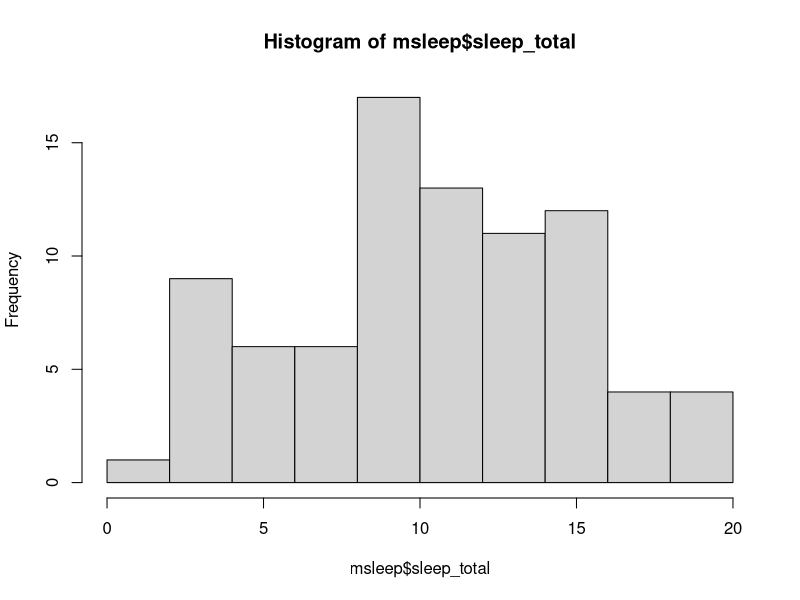
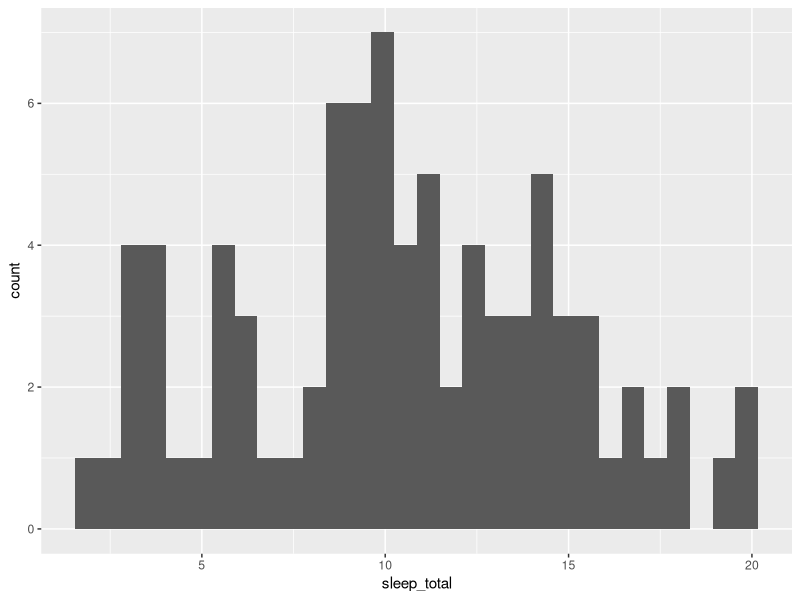
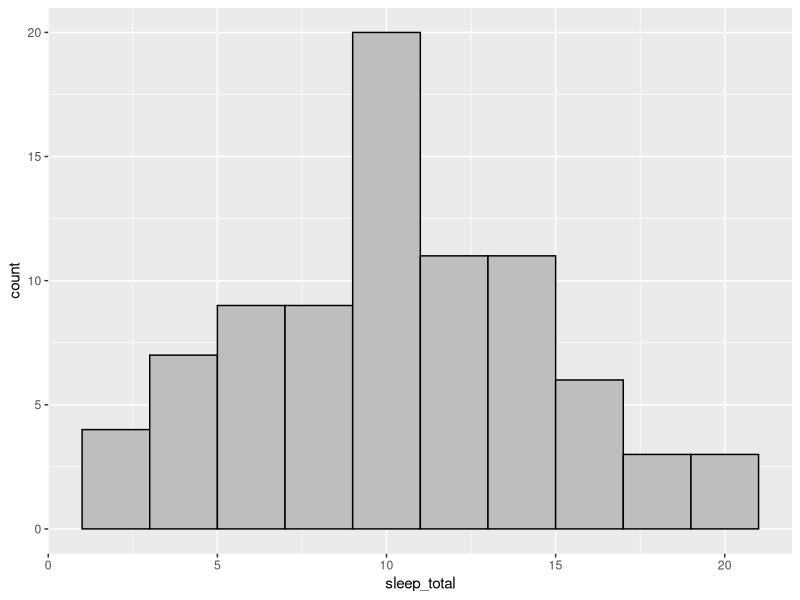
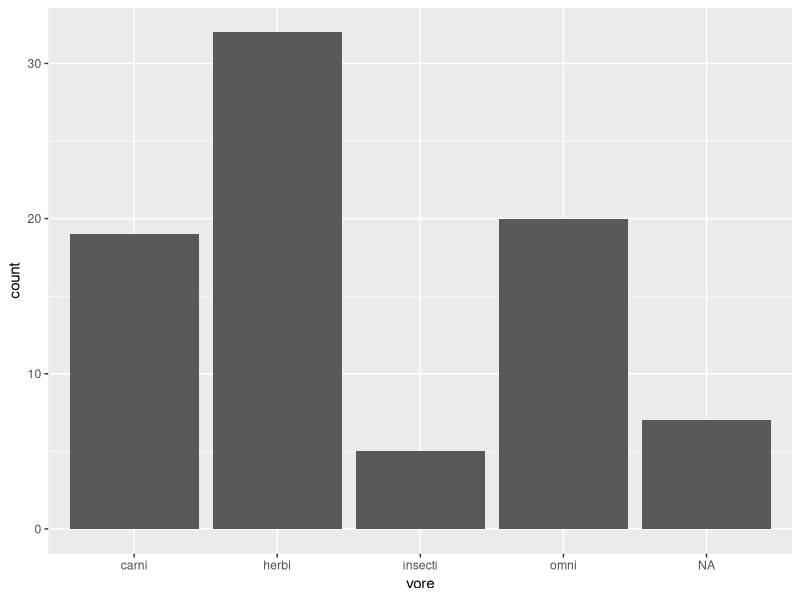
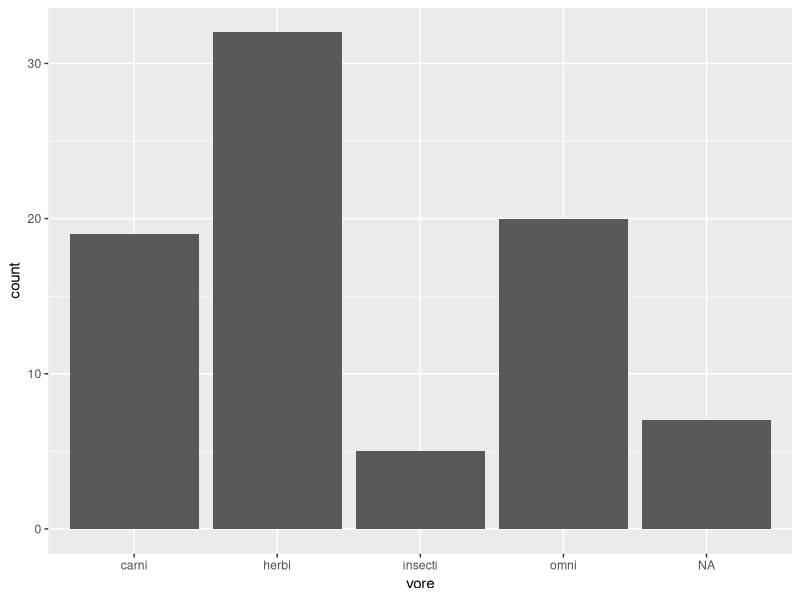
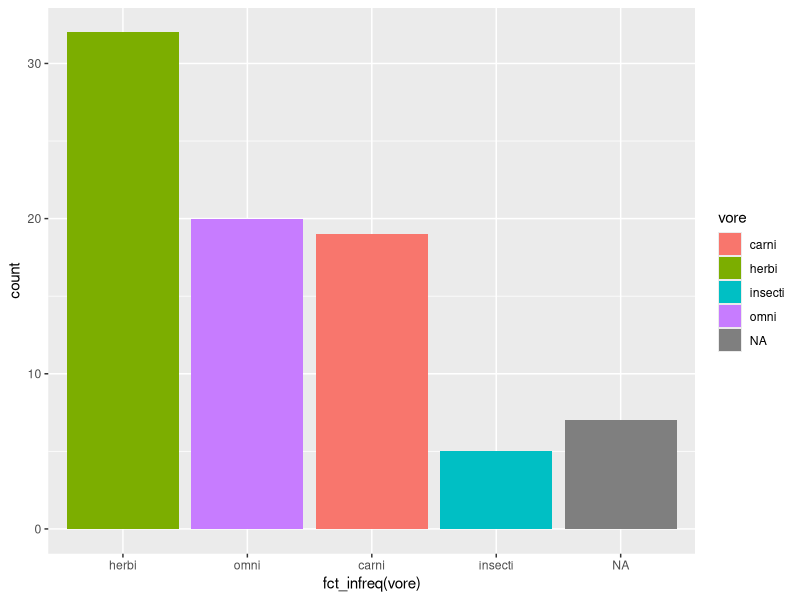
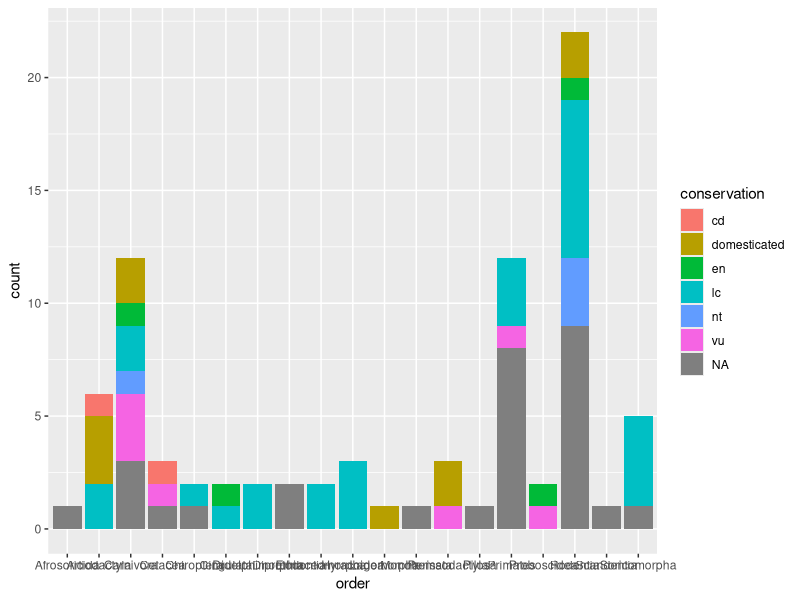
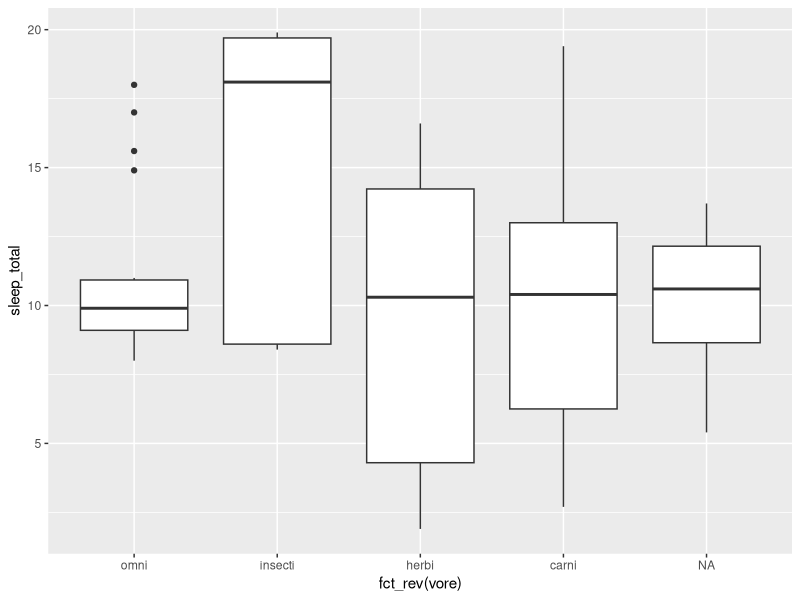

The R source for these figures, in order:
## ---- chunk 1
## to install packrat:
#install.packages("packrat")

## setting up the packrat virtual environment in the current directory:
#packrat::init()

## turn packrat on
#packrat::on
## ---- chunk 2
## to install all packages included in tidyverse.
#install.packages("tidyverse")



## but we want to open ggplot2 with tidyverse:
library(tidyverse)
## ---- chunk 3
## 
#install.packages("ggplot2")
#library(ggplot2)
## ---- chunk 4
data()
## ---- chunk 5
help(msleep)
#?msleep    #does the same thing
## ---- chunk 6
msleep
## ---- chunk 7
head(msleep)   # try "head(msleep, 3)" to see what that does differently
## ---- chunk 8
class(msleep)
## ---- chunk 9
dim(msleep)
## ---- chunk 10
colnames(msleep)
## ---- chunk 11
str(msleep)
## ---- chunk 12
summary(msleep)
## ---- chunk 13
msleep |>
  distinct(genus)
## ---- chunk 14
msleep |>
  count(genus, sort=TRUE)
## ---- chunk 15
msleep |>
  count(conservation, sort=TRUE)
## ---- chunk 16
#


## ---- chunk 17
hist(msleep$sleep_total)

## ---- chunk 18
ggplot(data=msleep, aes(x = sleep_total)) +
  geom_histogram()   #binwidth=4
## ---- chunk 19
ggplot(data=msleep, aes(x = sleep_total)) +
  geom_histogram(binwidth=2, color="black", fill="gray") 

## ---- chunk 20
#

## ---- chunk 21
ggplot(data=msleep, aes(x=vore)) +
  geom_histogram(stat="count")  #try without stat = count
## ---- chunk 22
ggplot(data=msleep, aes(x=vore)) +
  geom_bar(stat="count")
## ---- chunk 23
ggplot(msleep, aes(x=fct_infreq(vore), fill=vore)) +
  geom_bar(stat="count")

## ---- chunk 24
ggplot(msleep, aes(x=order, fill=conservation)) +
  geom_bar(stat="count")
## ---- chunk 25
#


## ---- chunk 26
ggplot(msleep, aes(y=sleep_total, x=fct_rev(vore)))+
  geom_boxplot()

## ---- chunk 27
#install.packages("viridis")
library(viridis)
ggplot(msleep, aes(y=sleep_total, x=fct_rev(vore), fill=vore))+
  geom_boxplot()+
  geom_jitter(color="darkred", size=1, alpha=0.8)+
  scale_fill_viridis(discrete = TRUE, alpha=0.6)

## ---- chunk 28
#install.packages("ggridges")
library(ggridges)
ggplot(msleep, aes(x=sleep_total, y=fct_rev(order), fill=order, alpha=0.6))+
  geom_density_ridges()+
  theme_ridges() 
## ---- chunk 29
#

## ---- chunk 30
ggplot(msleep, aes(x=sleep_total, y=bodywt)) +
  geom_point() 
## ---- chunk 31
msleep |>
  filter(bodywt>1000)
## ---- chunk 32
ggplot(msleep, aes(x=bodywt)) +
  geom_histogram(binwidth=250)
## ---- chunk 33
ggplot(msleep, aes(x=sleep_total, y=bodywt)) +
  geom_point() +
  scale_y_continuous(trans="log10")
## ---- chunk 34
ggplot(msleep, aes(x=sleep_total, y=bodywt)) +
  geom_point(size=2, alpha=0.5, color="red") +
  scale_y_continuous(trans="log10")
## ---- chunk 35
ggplot(msleep, aes(x=sleep_total, y=bodywt)) +
  geom_point(size=2, alpha=0.5, color="red") +
  scale_y_continuous(trans="log10") +
  geom_smooth() 
## ---- chunk 36
ggplot(msleep, aes(x=sleep_total, y=bodywt, color=vore)) +
  geom_point(size=2, alpha=0.5) +
  scale_y_continuous(trans="log10") +
  geom_smooth(se=FALSE)
  
## ---- chunk 37

#

## ---- chunk 38
install.packages("GGally")
## ---- chunk 39
library(GGally)
ggpairs(msleep, columns=6:11, ggplot2::aes(color=vore))
## ---- chunk 40
xtabs(data=msleep, ~vore + order)
